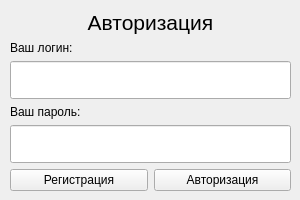
<?xml version="1.0" encoding="UTF-8"?>
<ui version="4.0">
 <class>LoginForm</class>
 <widget class="QWidget" name="LoginForm">
  <property name="geometry">
   <rect>
    <x>0</x>
    <y>0</y>
    <width>300</width>
    <height>200</height>
   </rect>
  </property>
  <property name="windowTitle">
   <string>Авторизация</string>
  </property>
  <widget class="QWidget" name="">
   <property name="geometry">
    <rect>
     <x>10</x>
     <y>10</y>
     <width>281</width>
     <height>181</height>
    </rect>
   </property>
   <layout class="QVBoxLayout" name="verticalLayout_3">
    <item>
     <widget class="QLabel" name="label">
      <property name="font">
       <font>
        <family>Segoe UI</family>
        <pointsize>16</pointsize>
       </font>
      </property>
      <property name="text">
       <string>Авторизация</string>
      </property>
      <property name="alignment">
       <set>Qt::AlignCenter</set>
      </property>
     </widget>
    </item>
    <item>
     <layout class="QVBoxLayout" name="verticalLayout">
      <item>
       <widget class="QLabel" name="label_4">
        <property name="sizePolicy">
         <sizepolicy hsizetype="Preferred" vsizetype="Fixed">
          <horstretch>0</horstretch>
          <verstretch>0</verstretch>
         </sizepolicy>
        </property>
        <property name="text">
         <string>Ваш логин:</string>
        </property>
       </widget>
      </item>
      <item>
       <widget class="QLineEdit" name="loginInput">
        <property name="sizePolicy">
         <sizepolicy hsizetype="Expanding" vsizetype="Expanding">
          <horstretch>0</horstretch>
          <verstretch>0</verstretch>
         </sizepolicy>
        </property>
        <property name="styleSheet">
         <string notr="true">padding: 0 10px;</string>
        </property>
        <property name="clearButtonEnabled">
         <bool>false</bool>
        </property>
       </widget>
      </item>
     </layout>
    </item>
    <item>
     <layout class="QVBoxLayout" name="verticalLayout_2">
      <item>
       <widget class="QLabel" name="label_3">
        <property name="sizePolicy">
         <sizepolicy hsizetype="Preferred" vsizetype="Fixed">
          <horstretch>0</horstretch>
          <verstretch>0</verstretch>
         </sizepolicy>
        </property>
        <property name="text">
         <string>Ваш пароль:</string>
        </property>
       </widget>
      </item>
      <item>
       <widget class="QLineEdit" name="passInput">
        <property name="sizePolicy">
         <sizepolicy hsizetype="Expanding" vsizetype="Expanding">
          <horstretch>0</horstretch>
          <verstretch>0</verstretch>
         </sizepolicy>
        </property>
        <property name="styleSheet">
         <string notr="true">padding: 0 10px;</string>
        </property>
       </widget>
      </item>
     </layout>
    </item>
    <item>
     <layout class="QHBoxLayout" name="horizontalLayout">
      <item>
       <widget class="QPushButton" name="registerButton">
        <property name="focusPolicy">
         <enum>Qt::NoFocus</enum>
        </property>
        <property name="text">
         <string>Регистрация</string>
        </property>
       </widget>
      </item>
      <item>
       <widget class="QPushButton" name="loginButton">
        <property name="tabletTracking">
         <bool>false</bool>
        </property>
        <property name="text">
         <string>Авторизация</string>
        </property>
       </widget>
      </item>
     </layout>
    </item>
   </layout>
  </widget>
 </widget>
 <resources/>
 <connections/>
</ui>
